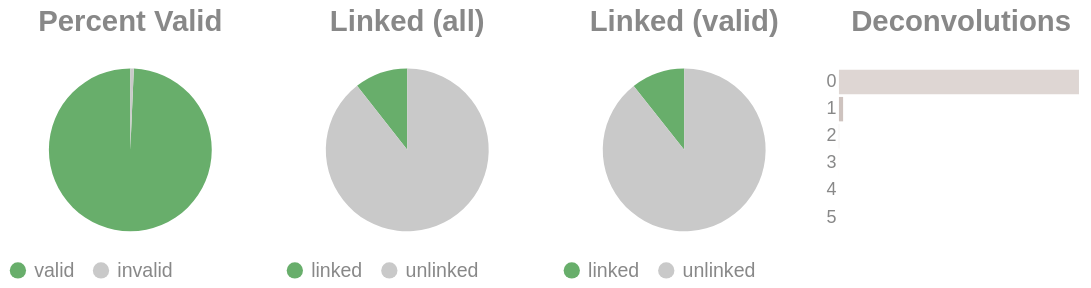

Write notebook code for a chart like this one.
### Code cell
if SKIPLR:
    pass
else:
    clash = Counter()
    for i in valids['molecule'].to_list():
        _mol = i.split("-")
        if len(_mol) == 1:
            clash.update('0')
        else:
            clash.update(_mol[-1])

    _d = {"deconvolutions": [], 'count': []}
    for k,v in clash.items():
        _d['deconvolutions'].append(k)
        _d['count'].append(v)

    tot_valid = valids['reads'].sum()
    mask = valids['reads'] >= 2
    n_linked_reads = valids.filter(mask)['reads'].sum()
    if n_linked_reads == 0:
        print_html("No linked molecules (>=2 reads) were detected; skipping linked-only distributions.")
        SKIPLR = True
    else:
        perc_valid = round(tot_valid / n_reads, 4)
        linked_perc_abs = round(n_linked_reads / n_reads, 4)
        linked_perc = round(n_linked_reads / tot_valid, 4)

    _valid = pl.DataFrame({"valids": ['valid', 'invalid'], "count": [tot_valid, n_reads - tot_valid]})
    _linked_abs = pl.DataFrame({"linked (absolute)": ['linked', 'unlinked'], "count": [n_linked_reads, n_reads - n_linked_reads]})
    _linked_rel = pl.DataFrame({"linked (valids)": ['linked', 'unlinked'], "count": [n_linked_reads, tot_valid - n_linked_reads]})

    (
        alt.hconcat(
            piechart(_valid, goodval = 'valid', title = "Percent Valid"),
            piechart(_linked_abs, goodval = "linked", title =  "Linked (all)"),
            piechart(_linked_rel, goodval = "linked", title =  "Linked (valid)"),
            convolutionbar(pl.DataFrame(_d), title = "Deconvolutions"),
            center = True,
            bounds = 'flush'
        )
        .resolve_scale(color='independent')
        .resolve_legend('independent')
        .properties(usermeta={'embedOptions': {"actions": False}})
    ).display()

### Figure 1 — Vega-Lite specification as saved in the notebook (floating-point values rounded to 4 significant figures)
{"width": "container", "height": 400, "config": {"title": {"anchor": "start", "dy": -15, "fontSize": 18, "color": "#888888", "subtitleColor": "#888888", "subtitleFontSize": 14}, "arc": {"fill": "#0072B2"}, "axis": {"domainColor": "#888888", "domainWidth": 0.5, "gridWidth": 0.2, "grid": false, "titleFontWeight": 400, "titleFontSize": 15, "labelFontSize": 11, "labelColor": "#888888", "tickColor": "#888888", "tickWidth": 0.2, "titleColor": "#888888"}, "axisBand": {"grid": false}, "axisX": {"grid": true, "tickSize": 10, "domainCap": "round"}, "axisY": {"domain": false, "grid": true, "tickSize": 0, "domainCap": "round"}, "background": "transparent", "header": {"labelFontSize": 15, "labelColor": "#888888", "titleFontSize": 15, "titleFontWeight": 600, "titleColor": "#888888"}, "legend": {"labelFont": "sans-serif", "labelFontSize": 12, "labelColor": "#888888", "symbolSize": 100, "symbolType": "circle", "titleFontSize": 12, "titlePadding": 10, "titleColor": "#888888", "title": null}, "range": {"category": ["#E69F00", "#56B4E9", "#009E73", "#F0E442", "#0072B2", "#D55E00", "#CC79A7", "#000000"], "diverging": ["#cfe8f3", "#a2d4ec", "#73bfe2", "#46abdb", "#1696d2", "#12719e"]}, "area": {"fill": "#0072B2", "fillOpacity": 0.7, "line": true, "strokeOpacity": 0.7}, "line": {"color": "#0072B2", "stroke": "#0072B2", "strokeWidth": 2}, "trail": {"color": "#0072B2", "stroke": "#0072B2", "strokeWidth": 0, "size": 1}, "point": {"filled": true, "fillOpacity": 1.0, "size": 95}, "text": {"color": "#888888", "fontSize": 11, "align": "right", "fontWeight": 400, "size": 11}, "bar": {"fill": "#0072B2", "stroke": null}, "view": {"stroke": null, "continuousWidth": 660, "continuousHeight": 400}}, "hconcat": [{"data": {"name": "data-f51fad6df137593a1e04988837826549"}, "mark": {"type": "arc"}, "encoding": {"color": {"field": "valids", "legend": {"orient": "bottom", "title": null}, "scale": {"domain": ["valid", "invalid"], "range": ["#68ae6b", "#C9C9C9"]}, "title": "Valids", "type": "nominal"}, "theta": {"field": "count", "type": "quantitative"}, "tooltip": [{"field": "valids", "title": "Valids", "type": "ordinal"}, {"field": "percent", "format": ".2%", "title": "Percent", "type": "quantitative"}, {"field": "count", "title": "Count", "type": "quantitative"}]}, "height": 100, "title": {"text": "Percent Valid", "align": "center", "anchor": "middle"}, "transform": [{"calculate": "datum.count / 2563853", "as": "percent"}], "width": 150}, {"data": {"name": "data-493b4bd568b48f9e0603d57eff2ca880"}, "mark": {"type": "arc"}, "encoding": {"color": {"field": "linked (absolute)", "legend": {"orient": "bottom", "title": null}, "scale": {"domain": ["linked", "unlinked"], "range": ["#68ae6b", "#C9C9C9"]}, "title": "Linked (Absolute)", "type": "nominal"}, "theta": {"field": "count", "type": "quantitative"}, "tooltip": [{"field": "linked (absolute)", "title": "Linked (Absolute)", "type": "ordinal"}, {"field": "percent", "format": ".2%", "title": "Percent", "type": "quantitative"}, {"field": "count", "title": "Count", "type": "quantitative"}]}, "height": 100, "title": {"text": "Linked (all)", "align": "center", "anchor": "middle"}, "transform": [{"calculate": "datum.count / 2563853", "as": "percent"}], "width": 150}, {"data": {"name": "data-24c21f53be4281fd5475473be4ba024c"}, "mark": {"type": "arc"}, "encoding": {"color": {"field": "linked (valids)", "legend": {"orient": "bottom", "title": null}, "scale": {"domain": ["linked", "unlinked"], "range": ["#68ae6b", "#C9C9C9"]}, "title": "Linked (Valids)", "type": "nominal"}, "theta": {"field": "count", "type": "quantitative"}, "tooltip": [{"field": "linked (valids)", "title": "Linked (Valids)", "type": "ordinal"}, {"field": "percent", "format": ".2%", "title": "Percent", "type": "quantitative"}, {"field": "count", "title": "Count", "type": "quantitative"}]}, "height": 100, "title": {"text": "Linked (valid)", "align": "center", "anchor": "middle"}, "transform": [{"calculate": "datum.count / 2546194", "as": "percent"}], "width": 150}, {"data": {"name": "data-06af27e781df67f217b5c93723ce645c"}, "mark": {"type": "bar"}, "encoding": {"color": {"field": "deconvolutions", "legend": null, "scale": {"scheme": "lightgreyred"}, "type": "nominal"}, "tooltip": [{"field": "deconvolutions", "title": "Deconvolutions", "type": "ordinal"}, {"field": "percent", "format": ".2%", "title": "Percent", "type": "quantitative"}, {"field": "count", "title": "Count", "type": "quantitative"}], "x": {"axis": null, "field": "count", "type": "quantitative"}, "y": {"field": "deconvolutions", "sort": "ascending", "title": null, "type": "nominal"}}, "height": 100, "title": {"text": "Deconvolutions", "align": "center", "anchor": "middle"}, "transform": [{"calculate": "datum.count / 2400141", "as": "percent"}], "width": 150}], "bounds": "flush", "center": true, "resolve": {"legend": {"angle": "independent"}, "scale": {"color": "independent"}}, "usermeta": {"embedOptions": {"actions": false}}, "$schema": "https://vega.github.io/schema/vega-lite/v6.1.0.json", "datasets": {"data-f51fad6df137593a1e04988837826549": [{"valids": "valid", "count": 2546194}, {"valids": "invalid", "count": 17659}], "data-493b4bd568b48f9e0603d57eff2ca880": [{"linked (absolute)": "linked", "count": 271072}, {"linked (absolute)": "unlinked", "count": 2292781}], "data-24c21f53be4281fd5475473be4ba024c": [{"linked (valids)": "linked", "count": 271072}, {"linked (valids)": "unlinked", "count": 2275122}], "data-06af27e781df67f217b5c93723ce645c": [{"deconvolutions": "0", "count": 2357647}, {"deconvolutions": "1", "count": 41042}, {"deconvolutions": "2", "count": 1365}, {"deconvolutions": "3", "count": 77}, {"deconvolutions": "4", "count": 8}, {"deconvolutions": "5", "count": 2}]}}
